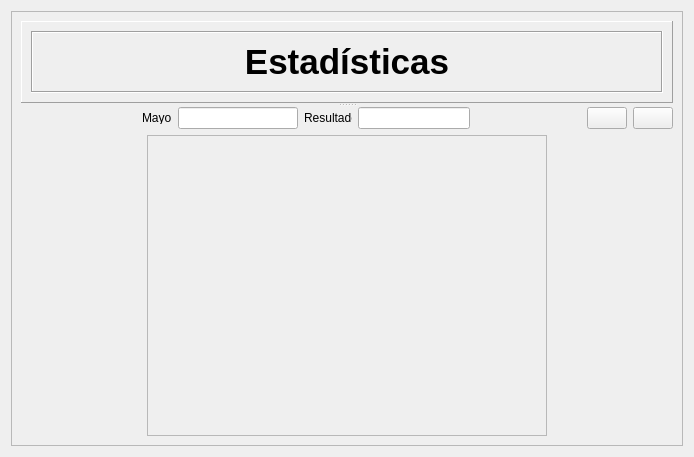
<?xml version="1.0" encoding="UTF-8"?>
<ui version="4.0">
 <class>WidgetEstadisticasCompras</class>
 <widget class="QWidget" name="WidgetEstadisticasCompras">
  <property name="geometry">
   <rect>
    <x>0</x>
    <y>0</y>
    <width>694</width>
    <height>457</height>
   </rect>
  </property>
  <property name="sizePolicy">
   <sizepolicy hsizetype="Preferred" vsizetype="Preferred">
    <horstretch>0</horstretch>
    <verstretch>0</verstretch>
   </sizepolicy>
  </property>
  <property name="minimumSize">
   <size>
    <width>694</width>
    <height>457</height>
   </size>
  </property>
  <property name="maximumSize">
   <size>
    <width>694</width>
    <height>477</height>
   </size>
  </property>
  <property name="windowTitle">
   <string>Form</string>
  </property>
  <layout class="QGridLayout" name="gridLayout_4">
   <item row="0" column="0">
    <widget class="QFrame" name="frame_3">
     <property name="frameShape">
      <enum>QFrame::StyledPanel</enum>
     </property>
     <property name="frameShadow">
      <enum>QFrame::Raised</enum>
     </property>
     <layout class="QGridLayout" name="gridLayout_3">
      <item row="0" column="0">
       <widget class="QSplitter" name="splitter">
        <property name="orientation">
         <enum>Qt::Vertical</enum>
        </property>
        <widget class="QFrame" name="frame">
         <property name="sizePolicy">
          <sizepolicy hsizetype="Expanding" vsizetype="Fixed">
           <horstretch>0</horstretch>
           <verstretch>0</verstretch>
          </sizepolicy>
         </property>
         <property name="minimumSize">
          <size>
           <width>0</width>
           <height>82</height>
          </size>
         </property>
         <property name="maximumSize">
          <size>
           <width>16777215</width>
           <height>82</height>
          </size>
         </property>
         <property name="frameShape">
          <enum>QFrame::Panel</enum>
         </property>
         <property name="frameShadow">
          <enum>QFrame::Raised</enum>
         </property>
         <layout class="QVBoxLayout" name="verticalLayout_2">
          <item>
           <widget class="QFrame" name="frame_2">
            <property name="frameShape">
             <enum>QFrame::Box</enum>
            </property>
            <property name="frameShadow">
             <enum>QFrame::Sunken</enum>
            </property>
            <layout class="QGridLayout" name="gridLayout">
             <item row="0" column="0">
              <widget class="QLabel" name="label">
               <property name="text">
                <string>&lt;!DOCTYPE HTML PUBLIC &quot;-//W3C//DTD HTML 4.0//EN&quot; &quot;http://www.w3.org/TR/REC-html40/strict.dtd&quot;&gt;
&lt;html&gt;&lt;head&gt;&lt;meta name=&quot;qrichtext&quot; content=&quot;1&quot; /&gt;&lt;style type=&quot;text/css&quot;&gt;
p, li { white-space: pre-wrap; }
&lt;/style&gt;&lt;/head&gt;&lt;body style=&quot; font-family:'MS Shell Dlg 2'; font-size:8.25pt; font-weight:400; font-style:normal;&quot;&gt;
&lt;p align=&quot;center&quot; style=&quot; margin-top:0px; margin-bottom:0px; margin-left:0px; margin-right:0px; -qt-block-indent:0; text-indent:0px;&quot;&gt;&lt;span style=&quot; font-size:26pt; font-weight:600;&quot;&gt;Estadísticas&lt;/span&gt;&lt;/p&gt;&lt;/body&gt;&lt;/html&gt;</string>
               </property>
              </widget>
             </item>
            </layout>
           </widget>
          </item>
         </layout>
        </widget>
        <widget class="QWidget" name="layoutWidget">
         <layout class="QVBoxLayout" name="verticalLayout">
          <item>
           <layout class="QHBoxLayout" name="horizontalLayout_5">
            <item>
             <layout class="QHBoxLayout" name="horizontalLayout_4">
              <item>
               <layout class="QHBoxLayout" name="horizontalLayout_3">
                <item>
                 <spacer name="horizontalSpacer">
                  <property name="orientation">
                   <enum>Qt::Horizontal</enum>
                  </property>
                  <property name="sizeHint" stdset="0">
                   <size>
                    <width>40</width>
                    <height>20</height>
                   </size>
                  </property>
                 </spacer>
                </item>
                <item>
                 <widget class="QLabel" name="label_3">
                  <property name="sizePolicy">
                   <sizepolicy hsizetype="Fixed" vsizetype="Fixed">
                    <horstretch>0</horstretch>
                    <verstretch>0</verstretch>
                   </sizepolicy>
                  </property>
                  <property name="minimumSize">
                   <size>
                    <width>30</width>
                    <height>13</height>
                   </size>
                  </property>
                  <property name="maximumSize">
                   <size>
                    <width>30</width>
                    <height>13</height>
                   </size>
                  </property>
                  <property name="text">
                   <string>Mayor</string>
                  </property>
                 </widget>
                </item>
                <item>
                 <widget class="QLineEdit" name="leMayor">
                  <property name="text">
                   <string/>
                  </property>
                  <property name="alignment">
                   <set>Qt::AlignCenter</set>
                  </property>
                 </widget>
                </item>
               </layout>
              </item>
              <item>
               <layout class="QHBoxLayout" name="horizontalLayout">
                <item>
                 <widget class="QLabel" name="label_4">
                  <property name="sizePolicy">
                   <sizepolicy hsizetype="Fixed" vsizetype="Fixed">
                    <horstretch>0</horstretch>
                    <verstretch>0</verstretch>
                   </sizepolicy>
                  </property>
                  <property name="minimumSize">
                   <size>
                    <width>48</width>
                    <height>13</height>
                   </size>
                  </property>
                  <property name="maximumSize">
                   <size>
                    <width>48</width>
                    <height>13</height>
                   </size>
                  </property>
                  <property name="text">
                   <string>Resultado</string>
                  </property>
                 </widget>
                </item>
                <item>
                 <widget class="QLineEdit" name="leResultado">
                  <property name="alignment">
                   <set>Qt::AlignCenter</set>
                  </property>
                 </widget>
                </item>
                <item>
                 <spacer name="horizontalSpacer_2">
                  <property name="orientation">
                   <enum>Qt::Horizontal</enum>
                  </property>
                  <property name="sizeHint" stdset="0">
                   <size>
                    <width>40</width>
                    <height>20</height>
                   </size>
                  </property>
                 </spacer>
                </item>
               </layout>
              </item>
             </layout>
            </item>
            <item>
             <layout class="QHBoxLayout" name="horizontalLayout_2">
              <item>
               <widget class="QPushButton" name="pbExport">
                <property name="text">
                 <string/>
                </property>
                <property name="icon">
                 <iconset resource="fuentes.qrc">
                  <normaloff>:/imagenes/zip_unmount.png</normaloff>:/imagenes/zip_unmount.png</iconset>
                </property>
                <property name="iconSize">
                 <size>
                  <width>30</width>
                  <height>30</height>
                 </size>
                </property>
               </widget>
              </item>
              <item>
               <widget class="QPushButton" name="pbImprimir">
                <property name="text">
                 <string/>
                </property>
                <property name="icon">
                 <iconset resource="fuentes.qrc">
                  <normaloff>:/imagenes/kjobviewer.png</normaloff>:/imagenes/kjobviewer.png</iconset>
                </property>
                <property name="iconSize">
                 <size>
                  <width>30</width>
                  <height>30</height>
                 </size>
                </property>
               </widget>
              </item>
             </layout>
            </item>
           </layout>
          </item>
          <item>
           <layout class="QHBoxLayout" name="horizontalLayout_12">
            <item>
             <spacer name="horizontalSpacer_12">
              <property name="orientation">
               <enum>Qt::Horizontal</enum>
              </property>
              <property name="sizeHint" stdset="0">
               <size>
                <width>13</width>
                <height>20</height>
               </size>
              </property>
             </spacer>
            </item>
            <item>
             <widget class="QFrame" name="frame_4">
              <property name="sizePolicy">
               <sizepolicy hsizetype="Fixed" vsizetype="Fixed">
                <horstretch>0</horstretch>
                <verstretch>0</verstretch>
               </sizepolicy>
              </property>
              <property name="minimumSize">
               <size>
                <width>400</width>
                <height>300</height>
               </size>
              </property>
              <property name="maximumSize">
               <size>
                <width>731</width>
                <height>431</height>
               </size>
              </property>
              <property name="frameShape">
               <enum>QFrame::StyledPanel</enum>
              </property>
              <property name="frameShadow">
               <enum>QFrame::Raised</enum>
              </property>
              <layout class="QVBoxLayout" name="verticalLayout_3">
               <item>
                <layout class="QHBoxLayout" name="horizontalLayout_11">
                 <item>
                  <layout class="QGridLayout" name="gridLayout_2"/>
                 </item>
                </layout>
               </item>
              </layout>
             </widget>
            </item>
            <item>
             <spacer name="horizontalSpacer_13">
              <property name="orientation">
               <enum>Qt::Horizontal</enum>
              </property>
              <property name="sizeHint" stdset="0">
               <size>
                <width>13</width>
                <height>20</height>
               </size>
              </property>
             </spacer>
            </item>
           </layout>
          </item>
         </layout>
        </widget>
       </widget>
      </item>
     </layout>
     <zorder>splitter</zorder>
     <zorder>splitter</zorder>
    </widget>
   </item>
  </layout>
 </widget>
 <resources>
  <include location="fuentes.qrc"/>
 </resources>
 <connections/>
</ui>
